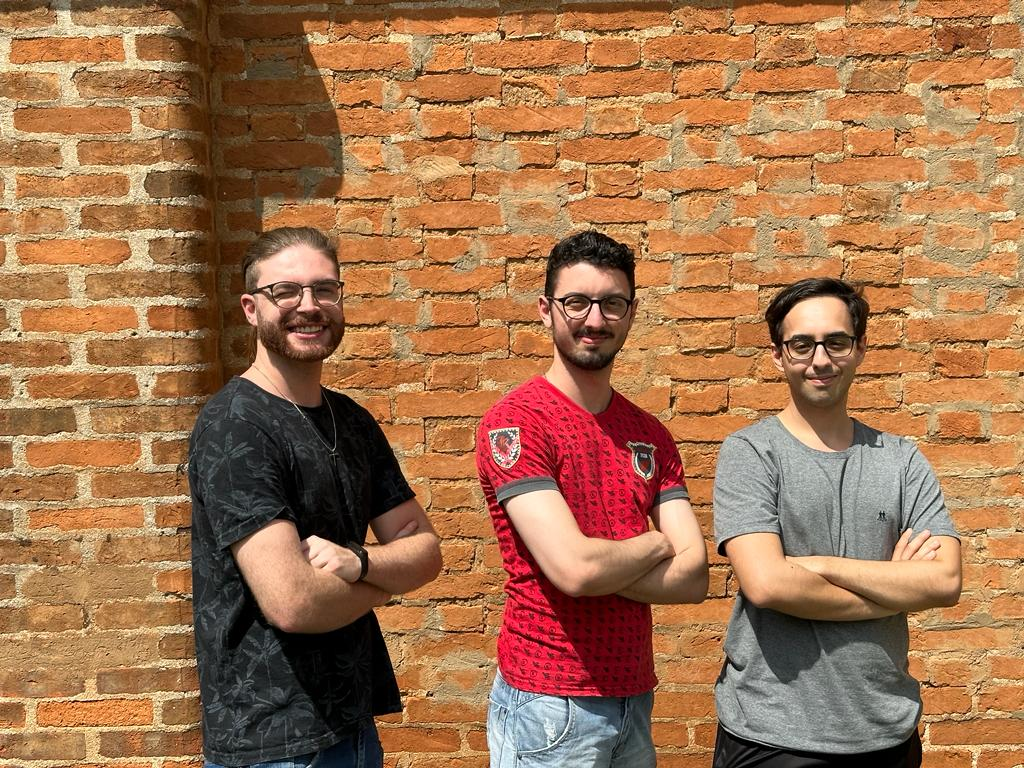
#> input picture 5 - Binarização/muro_nois_tres.jpeg, 1024 x 768 px
$ python 'threshold adaptativo.py'
#> lines starting #> are read from the running program, lines starting #| are printed output that depends on the picture; after the words box and inside, x2 and y2 are one past the last pixel; in counts of white or black regions, pixels touching at a corner belong together
# biblioteca de visão computacional
import cv2

# plotagem de imagens numa janela
from matplotlib import pyplot as plt

# leitura da imagem original
img = cv2.imread ('muro_nois_tres.jpeg')
#> img is the input picture: shape (768, 1024, 3); mean B, G, R 79.2, 114.9, 162.1

# converte em nível de cinza
cinza = cv2.cvtColor(img, cv2.COLOR_BGR2GRAY)
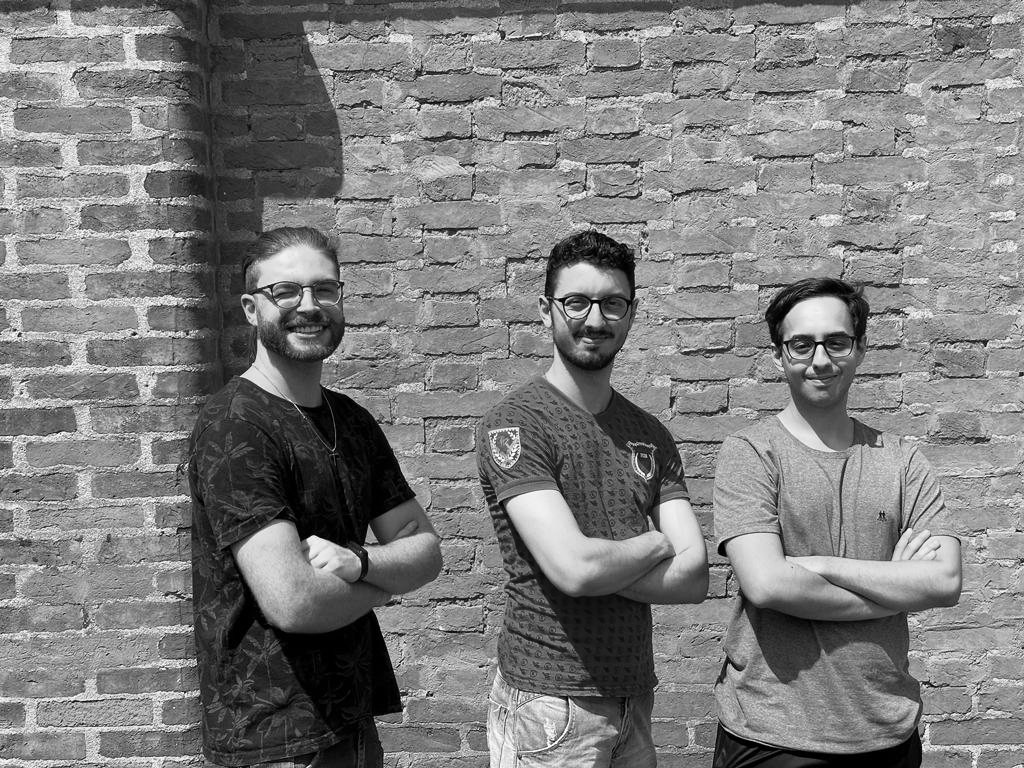
#> cinza: shape (768, 1024); min 0, max 254, mean 125

# ret é o valor limiar (threshold) que neste caso será 127
# threshold binário
ret, thresh1 = cv2.threshold (cinza, 127,255, cv2.THRESH_BINARY)
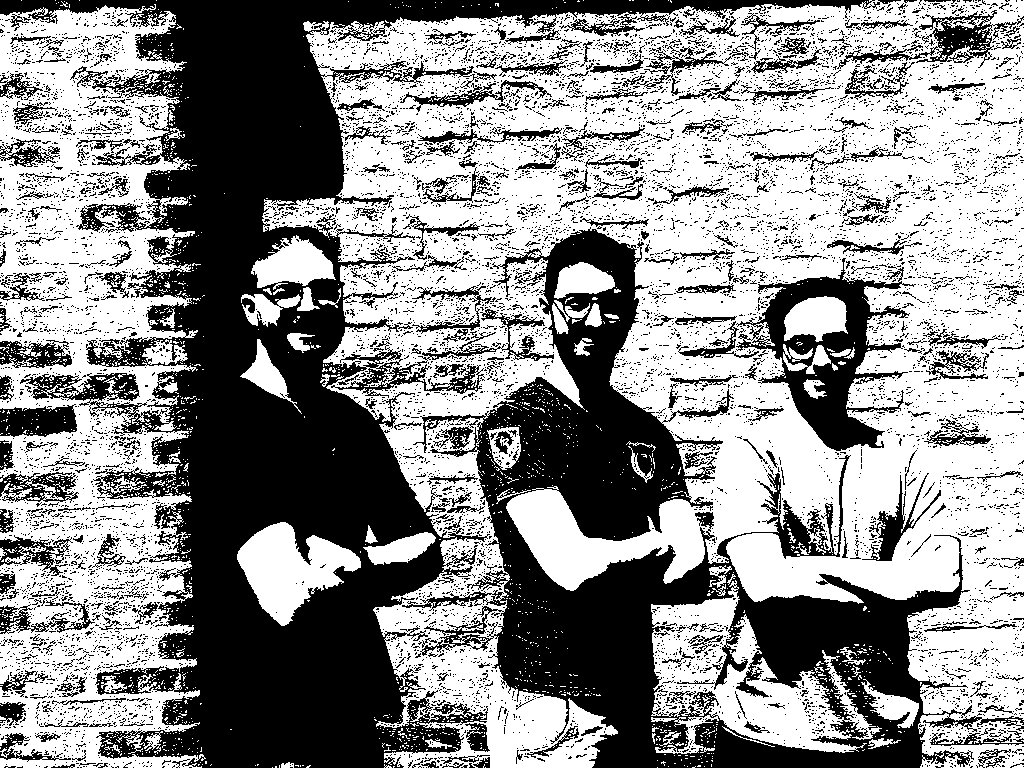
#> thresh1: shape (768, 1024); 56.1% white; 9969 black regions (9538 under 20 px), largest, box (x1, y1, x2, y2) and area: (0, 0, 901, 768) 166650, (402, 227, 1024, 768) 91658, (736, 258, 916, 451) 11535

# adaptative threshold - Média
thresh2 = cv2.adaptiveThreshold (cinza, 255,
                                 cv2.ADAPTIVE_THRESH_MEAN_C,
                             cv2.THRESH_BINARY, 25,15)
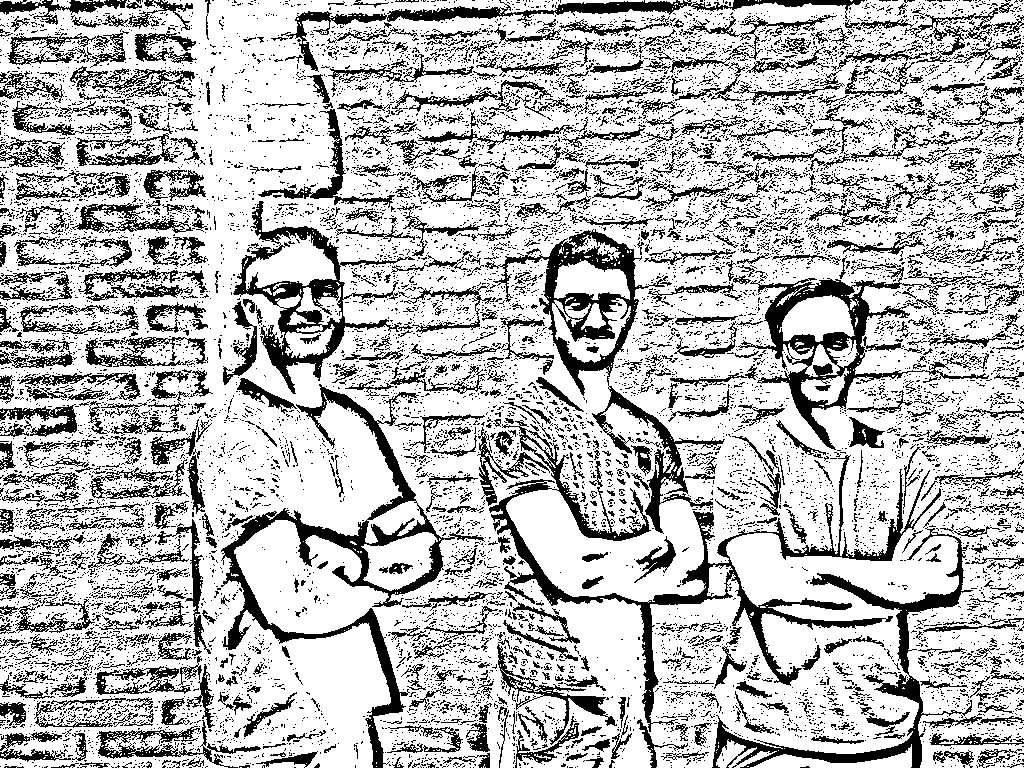
#> thresh2: shape (768, 1024); 73.3% white; 12849 black regions (11919 under 20 px), largest, box (x1, y1, x2, y2) and area: (489, 420, 941, 732) 12028, (221, 384, 485, 768) 10331, (485, 229, 725, 534) 8972

# adaptative threshold - Gaussiana
thresh3 = cv2.adaptiveThreshold (cinza, 255,
                                 cv2.ADAPTIVE_THRESH_GAUSSIAN_C,
                             cv2.THRESH_BINARY, 25,15)
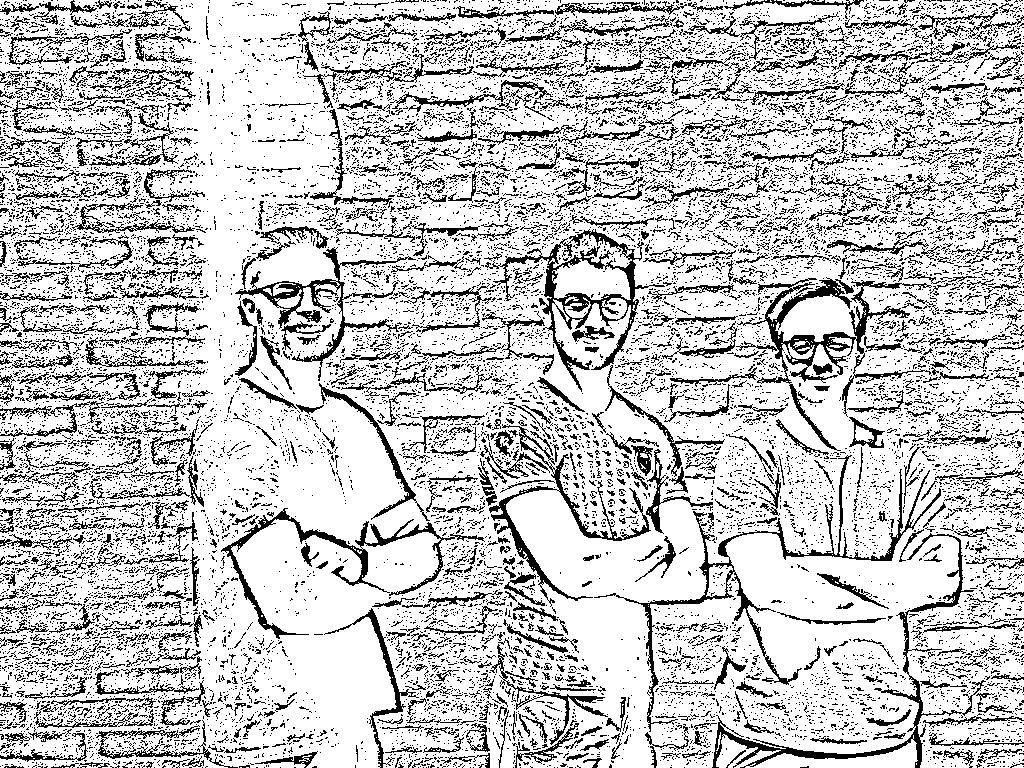
#> thresh3: shape (768, 1024); 78.2% white; black in thin lines or dots


# mostra as imagens geradas

plt.figure('Binarização Adaptativa')


# img em nível de cinza
plt.subplot (2,2, 1)
plt.title ('Original')
plt.imshow (cinza, 'gray' , vmin = 0, vmax = 255)
plt.xticks ([])
plt.yticks ([])

# threshold binário
plt.subplot (2,2, 2)
plt.title ('Binary - 127')
plt.imshow (thresh1, 'gray' , vmin = 0, vmax = 255)
plt.xticks ([])
plt.yticks ([])

# adaptative threshold média
plt.subplot (2,2, 3)
plt.title ('Adaptativa - Média')
plt.imshow (thresh2, 'gray' , vmin = 0, vmax = 255)
plt.xticks ([])
plt.yticks ([])

# adaptative threshold gaussiana
plt.subplot (2,2, 4)
plt.title ('Adaptativa - Gaussiana')
plt.imshow (thresh3, 'gray' , vmin = 0, vmax = 255)
plt.xticks ([])
plt.yticks ([])


plt.show ()

$ run again, with 5 - Binarização/cachoeira.jfif saved as 5 - Binarização/muro_nois_tres.jpeg
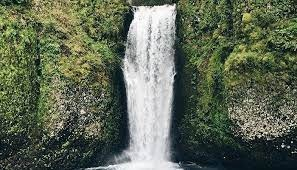
#> input picture 5 - Binarização/cachoeira.jfif, 297 x 170 px
#> img is the input picture: shape (170, 297, 3); mean B, G, R 85.9, 104.3, 95.2
#> `ret, thresh1 = cv2.threshold (cinza, 127,255, cv2.THRESH_BINARY)`:
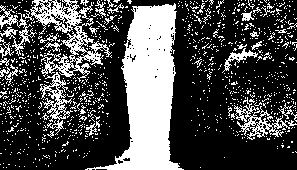
#> thresh1: shape (170, 297); 30.5% white; 1022 white regions (986 under 20 px), largest, box (x1, y1, x2, y2) and area: (85, 3, 184, 170) 7572, (23, 0, 112, 82) 2093, (234, 97, 297, 140) 707
#> thresh2: shape (170, 297); 64.5% white; 971 black regions (901 under 20 px), largest, box (x1, y1, x2, y2) and area: (0, 0, 134, 170) 6271, (132, 0, 214, 170) 2136, (221, 90, 297, 153) 918
#> `thresh3 = cv2.adaptiveThreshold (cinza, 255, cv2.ADAPTIVE_THRESH_GAUSS..`:
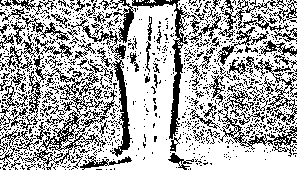
#> thresh3: shape (170, 297); 67.8% white; black in thin lines or dots

$ run again, with 5 - Binarização/desmatamento.jfif saved as 5 - Binarização/muro_nois_tres.jpeg
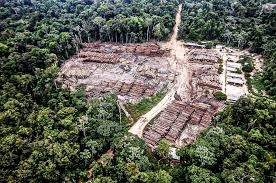
#> input picture 5 - Binarização/desmatamento.jfif, 276 x 183 px
#> img is the input picture: shape (183, 276, 3); mean B, G, R 84.6, 97, 95.4
#> `ret, thresh1 = cv2.threshold (cinza, 127,255, cv2.THRESH_BINARY)`:
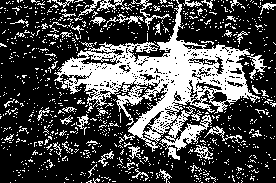
#> thresh1: shape (183, 276); 29.6% white; 974 white regions (924 under 20 px), largest, box (x1, y1, x2, y2) and area: (54, 0, 260, 160) 9781, (247, 53, 267, 80) 174, (131, 0, 170, 30) 159
#> thresh2: shape (183, 276); 58.4% white; black in thin lines or dots
#> `thresh3 = cv2.adaptiveThreshold (cinza, 255, cv2.ADAPTIVE_THRESH_GAUSS..`:
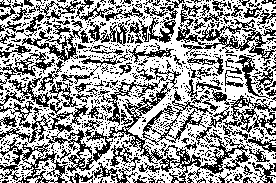
#> thresh3: shape (183, 276); 60% white; black in thin lines or dots
